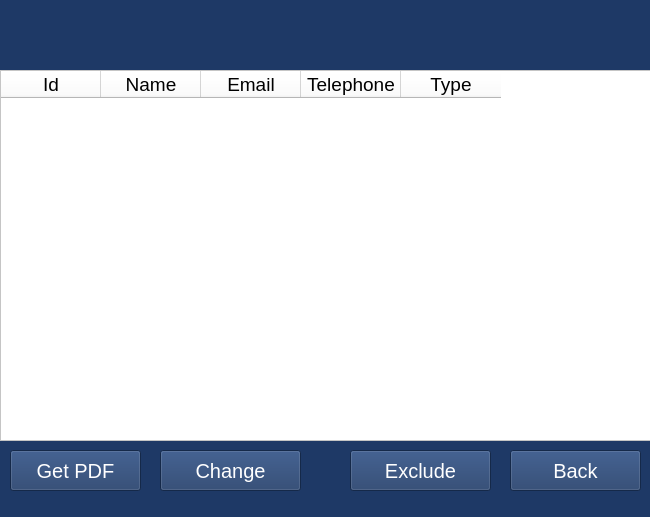
<?xml version="1.0" encoding="UTF-8"?>
<ui version="4.0">
 <class>Form</class>
 <widget class="QWidget" name="Form">
  <property name="geometry">
   <rect>
    <x>0</x>
    <y>0</y>
    <width>650</width>
    <height>517</height>
   </rect>
  </property>
  <property name="windowTitle">
   <string>Form</string>
  </property>
  <property name="styleSheet">
   <string notr="true">background-color: rgb(30, 57, 102);
</string>
  </property>
  <widget class="QTableWidget" name="tableContatos">
   <property name="geometry">
    <rect>
     <x>0</x>
     <y>70</y>
     <width>651</width>
     <height>371</height>
    </rect>
   </property>
   <property name="styleSheet">
    <string notr="true">color: rgb(0,0,0);
border-color: rgb(0, 0, 0);
font: 75 15pt &quot;Segoe UI Bold&quot;;
background-color: rgb(255, 255, 255);</string>
   </property>
   <column>
    <property name="text">
     <string>Id</string>
    </property>
    <property name="font">
     <font>
      <family>Segoe UI</family>
      <pointsize>14</pointsize>
      <weight>50</weight>
      <bold>false</bold>
     </font>
    </property>
   </column>
   <column>
    <property name="text">
     <string>Name</string>
    </property>
    <property name="font">
     <font>
      <family>Segoe UI</family>
      <pointsize>14</pointsize>
      <weight>50</weight>
      <bold>false</bold>
     </font>
    </property>
   </column>
   <column>
    <property name="text">
     <string>Email</string>
    </property>
    <property name="font">
     <font>
      <family>Segoe UI</family>
      <pointsize>14</pointsize>
      <weight>50</weight>
      <bold>false</bold>
     </font>
    </property>
   </column>
   <column>
    <property name="text">
     <string>Telephone</string>
    </property>
    <property name="font">
     <font>
      <family>Segoe UI</family>
      <pointsize>14</pointsize>
      <weight>50</weight>
      <bold>false</bold>
     </font>
    </property>
   </column>
   <column>
    <property name="text">
     <string>Type</string>
    </property>
    <property name="font">
     <font>
      <family>Segoe UI</family>
      <pointsize>14</pointsize>
      <weight>50</weight>
      <bold>false</bold>
     </font>
    </property>
   </column>
  </widget>
  <widget class="QPushButton" name="btnGerarPDF">
   <property name="geometry">
    <rect>
     <x>10</x>
     <y>450</y>
     <width>131</width>
     <height>41</height>
    </rect>
   </property>
   <property name="font">
    <font>
     <family>Segoe UI</family>
     <pointsize>15</pointsize>
     <weight>9</weight>
     <italic>false</italic>
     <bold>false</bold>
    </font>
   </property>
   <property name="acceptDrops">
    <bool>false</bool>
   </property>
   <property name="styleSheet">
    <string notr="true">background-color: rgb(30, 57, 102);
color: rgb(255, 255, 255);
font: 75 15pt &quot;Segoe UI&quot;;</string>
   </property>
   <property name="text">
    <string>Get PDF</string>
   </property>
   <property name="autoExclusive">
    <bool>false</bool>
   </property>
  </widget>
  <widget class="QPushButton" name="btnAlterar">
   <property name="geometry">
    <rect>
     <x>160</x>
     <y>450</y>
     <width>141</width>
     <height>41</height>
    </rect>
   </property>
   <property name="font">
    <font>
     <family>Segoe UI</family>
     <pointsize>15</pointsize>
     <weight>9</weight>
     <italic>false</italic>
     <bold>false</bold>
    </font>
   </property>
   <property name="acceptDrops">
    <bool>false</bool>
   </property>
   <property name="styleSheet">
    <string notr="true">background-color: rgb(30, 57, 102);
color: rgb(255, 255, 255);
font: 75 15pt &quot;Segoe UI&quot;;</string>
   </property>
   <property name="text">
    <string>Change</string>
   </property>
   <property name="autoExclusive">
    <bool>false</bool>
   </property>
  </widget>
  <widget class="QPushButton" name="btnExcluir">
   <property name="geometry">
    <rect>
     <x>350</x>
     <y>450</y>
     <width>141</width>
     <height>41</height>
    </rect>
   </property>
   <property name="font">
    <font>
     <family>Segoe UI</family>
     <pointsize>15</pointsize>
     <weight>9</weight>
     <italic>false</italic>
     <bold>false</bold>
    </font>
   </property>
   <property name="acceptDrops">
    <bool>false</bool>
   </property>
   <property name="styleSheet">
    <string notr="true">background-color: rgb(30, 57, 102);
color: rgb(255, 255, 255);
font: 75 15pt &quot;Segoe UI&quot;;</string>
   </property>
   <property name="text">
    <string>Exclude</string>
   </property>
   <property name="autoExclusive">
    <bool>false</bool>
   </property>
  </widget>
  <widget class="QPushButton" name="btnVoltar">
   <property name="geometry">
    <rect>
     <x>510</x>
     <y>450</y>
     <width>131</width>
     <height>41</height>
    </rect>
   </property>
   <property name="font">
    <font>
     <family>Segoe UI</family>
     <pointsize>15</pointsize>
     <weight>9</weight>
     <italic>false</italic>
     <bold>false</bold>
    </font>
   </property>
   <property name="acceptDrops">
    <bool>false</bool>
   </property>
   <property name="styleSheet">
    <string notr="true">background-color: rgb(30, 57, 102);
color: rgb(255, 255, 255);
font: 75 15pt &quot;Segoe UI&quot;;</string>
   </property>
   <property name="text">
    <string>Back</string>
   </property>
   <property name="autoExclusive">
    <bool>false</bool>
   </property>
  </widget>
 </widget>
 <resources/>
 <connections/>
</ui>
